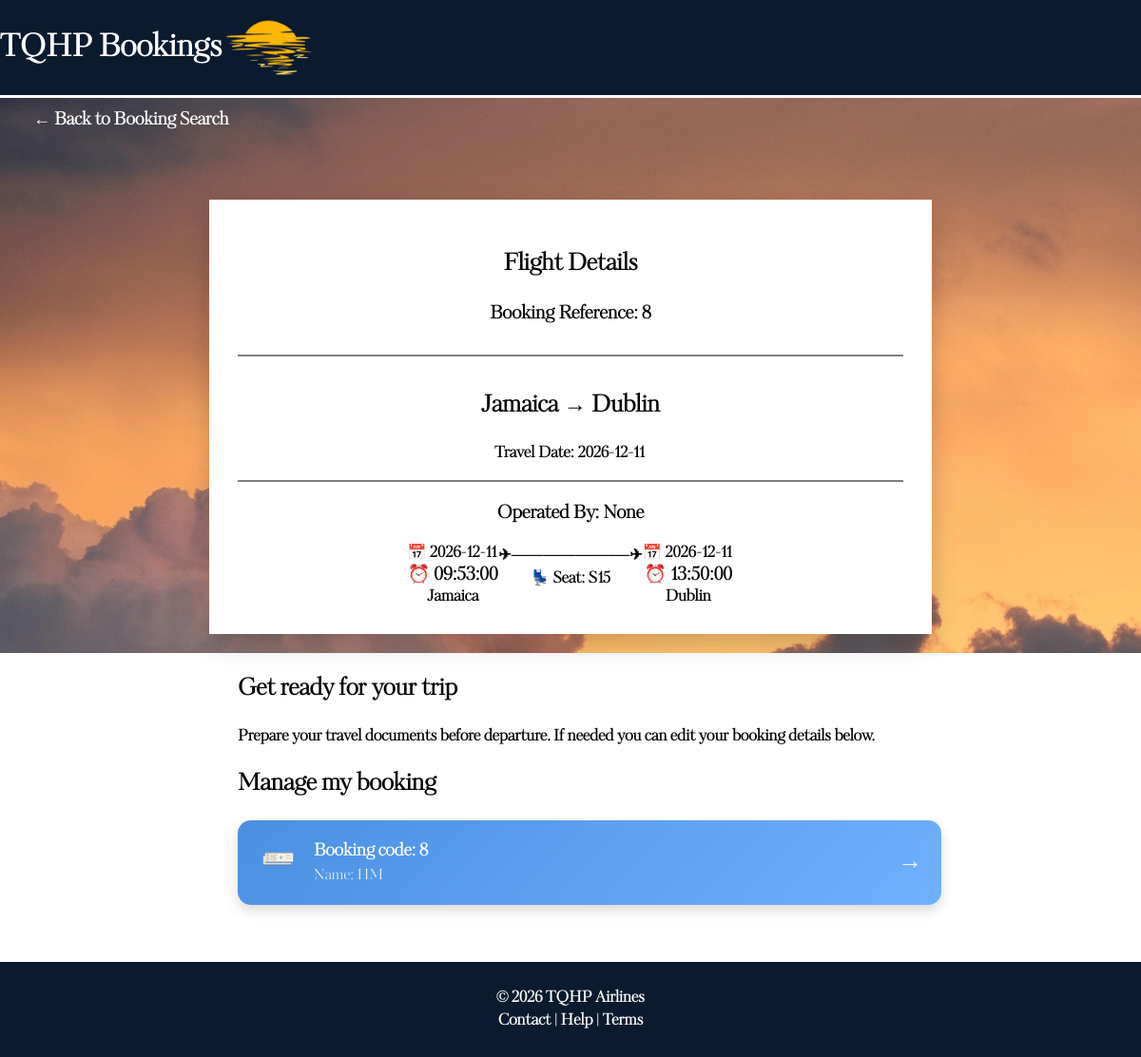
Page /showBooking/8/ on the committed database.
### tables this page shows
CREATE TABLE Booking (
    bookingID INTEGER PRIMARY KEY AUTOINCREMENT,
    dateBooked TEXT NOT NULL,
    totalCost INTEGER NOT NULL,
    creditCardName TEXT NOT NULL,
    creditCardNumber TEXT NOT NULL,
    creditCardCvv TEXT NOT NULL,
    creditCardExpiry TEXT,
    customerID INTEGER NOT NULL,
    flightNumber INTEGER NOT NULL,
    seatID INTEGER,
    FOREIGN KEY (customerID) REFERENCES Customer(customerID),
    FOREIGN KEY (flightNumber) REFERENCES Flight(flightNumber)
);

CREATE TABLE Flight (
    flightNumber INTEGER PRIMARY KEY AUTOINCREMENT,
    departure TEXT NOT NULL,
    destination TEXT NOT NULL,
    departureDate TEXT NOT NULL,
    departureTime TEXT NOT NULL,
    arrivalDate TEXT NOT NULL,
    arrivalTime TEXT NOT NULL,
    numberSeats INTEGER NOT NULL,
    airlineID INTEGER,
    FOREIGN KEY (airlineID) REFERENCES Airline(airlineID)
);

CREATE TABLE Seat (
    seatID INTEGER PRIMARY KEY AUTOINCREMENT,
    seatNumber TEXT,
    seatCost INTEGER NOT NULL,
    bookingID INTEGER,
    flightNumber INTEGER NOT NULL,
    FOREIGN KEY (bookingID) REFERENCES Booking(bookingID),
    FOREIGN KEY (flightNumber) REFERENCES Flight(flightNumber)
);

CREATE TABLE Customer (
    customerID INTEGER PRIMARY KEY AUTOINCREMENT,
    customerName TEXT NOT NULL,
    customerAddress TEXT NOT NULL,
    customerEmail TEXT NOT NULL,
    customerPhoneNum TEXT NOT NULL
);

### app.py (the view, shortened to what this page needs)
@app.route("/showBooking/<int:bookingID>/", methods = ["GET"])
def showBooking(bookingID):
    conn = getDbConnection()
    booking = conn.execute("""
    SELECT
        Booking.bookingID,
        Seat.seatNumber,
        Customer.customerName,
        Customer.customerEmail,
        Flight.departure,
        Flight.departureDate,
        Flight.departureTime,
        Flight.destination,
        Flight.arrivalDate,
        Flight.arrivalTime,
        Airline.airlineName

    FROM Booking

    LEFT JOIN Customer ON Booking.customerID = Customer.customerID
    LEFT JOIN Flight ON Booking.flightNumber = Flight.flightNumber
    LEFT JOIN Airline ON Flight.airlineID = Airline.airlineID
    LEFT JOIN Seat ON Booking.seatID = Seat.seatID

    WHERE Booking.bookingID = ?

    """, (bookingID,)).fetchone()
    conn.close()
    print("DEBUG: booking =", booking)
    return render_template("showBooking.html", booking = booking)

### app.py (called while the page is built)
def getDbConnection():
    conn = sqlite3.connect("AirPlaneSystem.db")
    conn.row_factory = sqlite3.Row
    return conn

### templates/showBooking.html (shortened to what this page needs)
<!DOCTYPE html>
<html lang="en">
<head>
    <link rel="stylesheet" href="{{ url_for('static', filename='showBooking.css') }}">
</head>
<body>
<div id="top">
    <h1>TQHP Bookings</h1>
    <img id="logo" src="{{ url_for('static', filename='Images/sunset logo.png') }}">
</div>
<div id="main">
<div id="backButton">
<button onclick="location.href='/retrieveBooking'">
← Back to Booking Search
</button>
</div>
<div id="info">
<div id="info-header">
<h2>Flight Details</h2>
<h3>Booking Reference: {{ booking['bookingID'] }}</h3>
</div>
<div id="info-summary">
<h2>{{ booking['departure'] }} → {{ booking['destination'] }}</h2>
<p>Travel Date: {{ booking['departureDate'] }}</p>
</div>
<div id="info-detailed">
<div id="airlinedetails">
<h3>Operated By: {{ booking['airlineName'] }}</h3>
</div>
<div id="info-detailed-schedule">
<div id="departureDetails" class="details">
<h4>📅 {{ booking['departureDate'] }}</h4>
<h3>⏰ {{ booking['departureTime'] }}</h3>
<h4>{{ booking['departure'] }}</h4>
</div>
<div class="divider">
✈───────────✈
<br>
💺 Seat: {{ booking['seatNumber'] }}
</div>
<div id="arrivalDetails" class="details">
<h4>📅 {{ booking['arrivalDate'] }}</h4>
<h3>⏰ {{ booking['arrivalTime'] }}</h3>
<h4>{{ booking['destination'] }}</h4>
</div>
</div>
</div>
</div>
</div>
<div id="extra">
<div id="extra-info">
<h2>Get ready for your trip</h2>
<p>
Prepare your travel documents before departure.
If needed you can edit your booking details below.
</p>
<h2>Manage my booking</h2>
<a href="/editBooking/{{ booking['bookingID'] }}" id="bookingName" class="booking-card">
<div class="card-left">
<img class="ticket-icon"
src="{{ url_for('static', filename='Images/ticket.png') }}">
</div>
<div class="card-middle">
<span class="code">
Booking code: {{ booking['bookingID'] }}
</span>
<span class="name">
Name: {{ booking['customerName'] }}
</span>
</div>
<div class="card-right">
<span class="arrow">→</span>
</div>
</a>
</div>
</div>
<div class="bottom">
© 2026 TQHP Airlines
<br>
Contact | Help | Terms
</div>
</body>
</html>

### static/showBooking.css (style rules this page uses)
html, body { margin: 0; height: auto; width: 100%; font-family: 'KudryashevDisplay', sans-serif; font-weight:bold; }
#top { background: #0A1A2F; color: white; font-size:16px; display: flex; align-items: center; justify-content: flex-start; border-bottom: 3px solid white; height:20%; }
#logo { height: 100px; width: auto; }
#backButton { align-self: flex-start; margin-left: 20px; }
#backButton button { background: transparent; border: none; color: white; font-size: 18px; font-weight:bold; font-family: 'KudryashevDisplay', sans-serif; cursor: pointer; padding: 10px 15px; transition: all 0.2s ease; }
#main { display: flex; flex-direction: column; justify-content: center; align-items: center; font-weight:600px; background: url("/static/Images/sunsetHome.jpg"); }
#info { display: flex; flex-direction: column; justify-content: center; align-items: center; text-align: center; background: white; backdrop-filter: blur(4px); color: black; padding: 30px; width: 700px; box-shadow: 0 10px 25px rgba(0,0,0,0.2); position: relative; margin-top:60px; margin-bottom:20px; }
#info-header { border-bottom: 2px solid grey; width:100%; padding-bottom:10px; }
#info-summary { margin-top:15px; width:100%; border-bottom: 2px solid grey; }
#info-detailed-schedule { display: flex; flex-direction: row; }
.details h3, .details h4 { margin: -3px 0; }
#extra { width: 700px; margin: 20px auto 0 auto; text-align: center; }
#extra-info { text-align: left; }
.booking-card { width: 100%; background: linear-gradient(135deg, #4a90e2, #6fb1fc); border: none; border-radius: 14px; padding: 18px 20px; display: flex; align-items: center; justify-content: space-between; cursor: pointer; color: white; font-size: 1rem; font-weight: 500; text-decoration: none; box-shadow: 0 6px 14px rgba(0, 0, 0, 0.15); transition: transform 0.2s ease, box-shadow 0.2s ease; }
.card-left img.ticket-icon { width: 45px; height: 45px; }
.card-middle { flex-grow: 1; margin-left: 15px; text-align: left; }
.card-middle .code { font-size: 1.1rem; font-weight: 600; display: block; }
.card-middle .name { font-size: 0.95rem; opacity: 0.9; display: block; }
.card-right .arrow { font-size: 1.6rem; font-weight: bold; opacity: 0.9; transition: transform 0.2s ease; }
.arrow { font-size: 24px; }
.bottom { margin-top:60px; background:#0A1A2F; color: white; height:100px; display: flex; flex-direction: column; justify-content: center; align-items: center; text-align: center; }

### rows in the picture
Booking: bookingID "8"
Flight: departure "Jamaica", destination "Dublin", departureDate "2026-12-11", airlineName "None", departureTime "09:53:00", arrivalDate "2026-12-11", arrivalTime "13:50:00"
Seat: seatNumber "S15"
Customer: customerName "HM"
